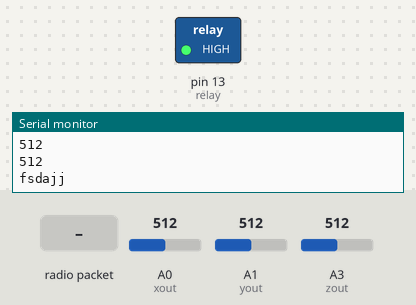
The sketch below on a simulated Arduino Uno, built with avr-gcc and run on an emulated ATmega328P. Parts: switched loads named in the sketch (green lamp = pin HIGH), the last lines printed to the serial monitor. The inputs (shaded band) are chosen by the test bench; at power-on: A0 (xout) = 512, A1 (yout) = 512, A3 (zout) = 512. No radio packets arrive unless stated.

Above: at 1.8 s.
1.9 s: radio packet "0" arrives
At 2.8 s:
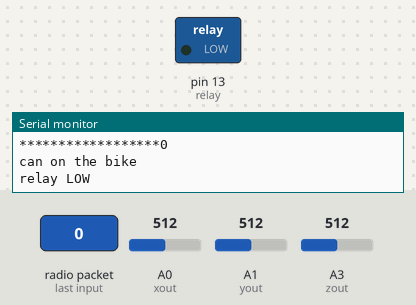
3.5 s: radio packet "5" arrives
Timing chart, 0 to 6.5 s (numbered marks = the images above; inputs shaded):
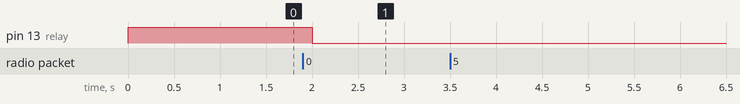

Measured:
- after the input at 1.9 s, pin 13 (relay): HIGH → LOW after 0.10 s

The sketch:

reciever.ino
```cpp
#include<VirtualWire.h>
#include<SoftwareSerial.h>
#include <TinyGPS++.h>

TinyGPSPlus gps;
SoftwareSerial ss(9, 10);       //Rx, Tx for gsm

char data[20];

#define relay 13
#define xout A0
#define yout A1
#define zout A3

int x,y,z;

void setup() {
  Serial.begin(9600);

  pinMode(relay,OUTPUT);
  pinMode(xout,INPUT);
  pinMode(yout,INPUT);
  pinMode(zout,INPUT);

  vw_setup(2000);
  vw_set_rx_pin(8);
  vw_rx_start();
  digitalWrite(relay, HIGH);

}


void gsmgps()
{
  Serial.print("*****************");
  ss.println("AT+CMGF=1");
  delay(1000);
  Serial.println("done");
  ss.println("AT+CMGS=\"+919550231394\"\r");
  Serial.println("sone");
  delay(1000);
  gps.encode(Serial.read());
  ss.print(" My location is http://maps.google.com/maps?q=");
  ss.print(gps.location.lat(), 6);
  ss.print(",");
  ss.println(gps.location.lng(), 6);
  delay(100);
  ss.println((char)26);
  delay(5000);
      }

void loop() {

  uint8_t buf[VW_MAX_MESSAGE_LEN];
  uint8_t buflen = VW_MAX_MESSAGE_LEN;

  if(vw_get_message(buf, &buflen))
  {
    int i;
    for(i = 0; i < buflen; i++)
    {
      data[i] = buf[i];
    }
    int temp1 = atoi(strtok(data, ","));
    int temp2 = atoi(strtok(NULL, ","));

    Serial.println(temp1);
    Serial.print("******************");

    Serial.println(temp2);

    if(temp1 == 0)
    {
      Serial.println("can on the bike");
      Serial.println("relay LOW");
      digitalWrite(relay, LOW);
    }
    else{
      Serial.println("can't on bike");

    }
  }

  else
  {
    Serial.println("fsdajj");

  }
  delay(1000);

  x = analogRead(xout);
  y = analogRead(yout);
  z = analogRead(zout);

  Serial.println(x);
  Serial.println(y);
  Serial.println(z);

 /* if(y > 385 or y < 280)
  {
    Serial.println("\\\\\\\\\\\\\\\\\\\\\\\\\\");
    gsmgps();
    Serial.println("////////////////////////////////");
  }
*/
}
```
